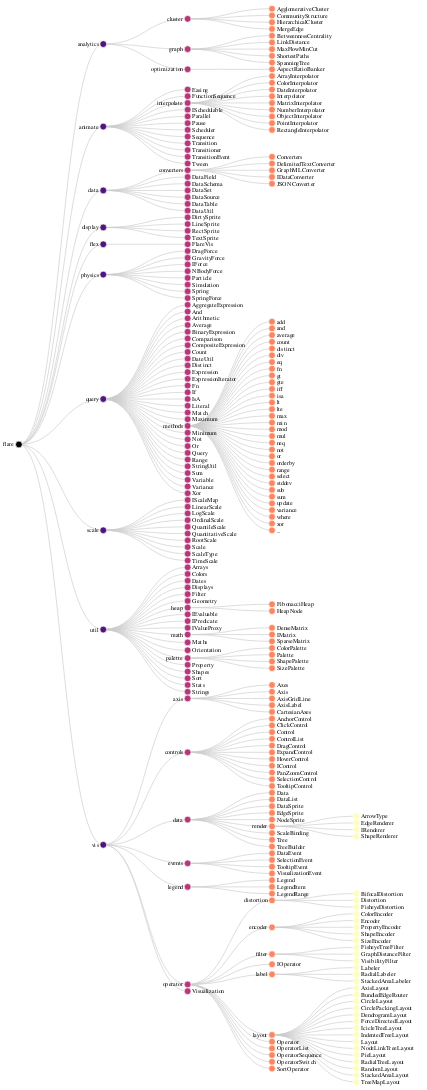

Notebook cell for this chart:
### Markdown cell above
## Tree Layout

### Code cell
using VegaLite, VegaDatasets

@vgplot(
    height=1600,
    padding=5,
    marks=[
        {
            encode={
                update={
                    stroke={
                        value="#ccc"
                    },
                    path={
                        field="path"
                    }
                }
            },
            from={
                data="links"
            },
            type="path"
        },
        {
            encode={
                update={
                    x={
                        field="x"
                    },
                    fill={
                        field="depth",
                        scale="color"
                    },
                    y={
                        field="y"
                    }
                },
                enter={
                    stroke={
                        value="#fff"
                    },
                    size={
                        value=100
                    }
                }
            },
            from={
                data="tree"
            },
            type="symbol"
        },
        {
            encode={
                update={
                    align={
                        signal="datum.children ? 'right' : 'left'"
                    },
                    x={
                        field="x"
                    },
                    dx={
                        signal="datum.children ? -7 : 7"
                    },
                    opacity={
                        signal="labels ? 1 : 0"
                    },
                    y={
                        field="y"
                    }
                },
                enter={
                    fontSize={
                        value=9
                    },
                    text={
                        field="name"
                    },
                    baseline={
                        value="middle"
                    }
                }
            },
            from={
                data="tree"
            },
            type="text"
        }
    ],
    data=[
        {
            name="tree",
            values=dataset("flare"),
            transform=[
                {
                    key="id",
                    parentKey="parent",
                    type="stratify"
                },
                {
                    method={
                        signal="layout"
                    },
                    separation={
                        signal="separation"
                    },
                    as=[
                        "y",
                        "x",
                        "depth",
                        "children"
                    ],
                    size=[
                        {
                            signal="height"
                        },
                        {
                            signal="width - 100"
                        }
                    ],
                    type="tree"
                }
            ]
        },
        {
            name="links",
            source="tree",
            transform=[
                {
                    type="treelinks"
                },
                {
                    shape={
                        signal="links"
                    },
                    type="linkpath",
                    orient="horizontal"
                }
            ]
        }
    ],
    scales=[
        {
            name="color",
            zero=true,
            range={
                scheme="magma"
            },
            domain={
                data="tree",
                field="depth"
            },
            type="linear"
        }
    ],
    width=600,
    signals=[
        {
            name="labels",
            bind={
                input="checkbox"
            },
            value=true
        },
        {
            name="layout",
            bind={
                options=[
                    "tidy",
                    "cluster"
                ],
                input="radio"
            },
            value="tidy"
        },
        {
            name="links",
            bind={
                options=[
                    "line",
                    "curve",
                    "diagonal",
                    "orthogonal"
                ],
                input="select"
            },
            value="diagonal"
        },
        {
            name="separation",
            bind={
                input="checkbox"
            },
            value=false
        }
    ]
)

### Figure 1 — Vega specification as saved in the notebook (floating-point values rounded to 4 significant figures; data arrays with more than 128 entries replaced by an {"elided": "..."} marker saying what was removed)
{"data": [{"name": "tree", "transform": [{"key": "id", "parentKey": "parent", "type": "stratify"}, {"as": ["y", "x", "depth", "children"], "method": {"signal": "layout"}, "separation": {"signal": "separation"}, "size": [{"signal": "height"}, {"signal": "width - 100"}], "type": "tree"}], "values": {"elided": "252 records"}}, {"name": "links", "source": "tree", "transform": [{"type": "treelinks"}, {"orient": "horizontal", "shape": {"signal": "links"}, "type": "linkpath"}]}], "height": 1600, "marks": [{"encode": {"update": {"path": {"field": "path"}, "stroke": {"value": "#ccc"}}}, "from": {"data": "links"}, "type": "path"}, {"encode": {"enter": {"size": {"value": 100}, "stroke": {"value": "#fff"}}, "update": {"fill": {"field": "depth", "scale": "color"}, "x": {"field": "x"}, "y": {"field": "y"}}}, "from": {"data": "tree"}, "type": "symbol"}, {"encode": {"enter": {"baseline": {"value": "middle"}, "fontSize": {"value": 9}, "text": {"field": "name"}}, "update": {"align": {"signal": "datum.children ? 'right' : 'left'"}, "dx": {"signal": "datum.children ? -7 : 7"}, "opacity": {"signal": "labels ? 1 : 0"}, "x": {"field": "x"}, "y": {"field": "y"}}}, "from": {"data": "tree"}, "type": "text"}], "padding": 5, "scales": [{"domain": {"data": "tree", "field": "depth"}, "name": "color", "range": {"scheme": "magma"}, "type": "linear", "zero": true}], "signals": [{"bind": {"input": "checkbox"}, "name": "labels", "value": true}, {"bind": {"input": "radio", "options": ["tidy", "cluster"]}, "name": "layout", "value": "tidy"}, {"bind": {"input": "select", "options": ["line", "curve", "diagonal", "orthogonal"]}, "name": "links", "value": "diagonal"}, {"bind": {"input": "checkbox"}, "name": "separation", "value": false}], "width": 600}
